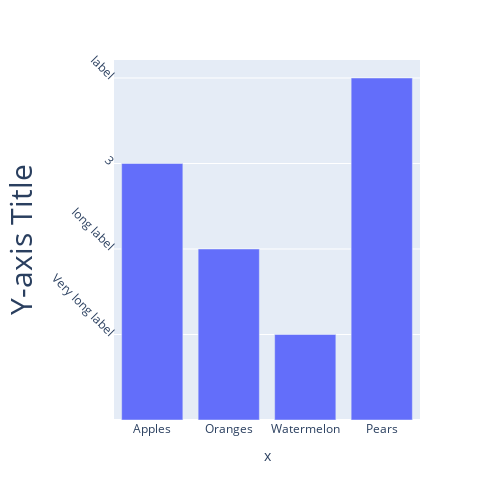

Here is the notebook cell this chart was saved with:
### Code cell
import plotly.graph_objects as go

import plotly.express as px


fig = px.bar(x=["Apples", "Oranges", "Watermelon", "Pears"],
    y=[3, 2, 1, 4])

# fig.add_trace(go.Bar(
#     x=["Apples", "Oranges", "Watermelon", "Pears"],
#     y=[3, 2, 1, 4]
# ))

fig.update_layout(
    autosize=False,
    width=500,
    height=500,
    yaxis=dict(
        title_text="Y-axis Title",
        ticktext=["Very long label", "long label", "3", "label"],
        tickvals=[1, 2, 3, 4],
        tickmode="array",
        titlefont=dict(size=30),
    )
)
fig.update_yaxes(
    tickangle=45
)

fig.update_yaxes(automargin=True)

fig.show()

### Figure 1 — Plotly figure (JSON) as saved in the notebook; plotly's stock layout.template omitted (floating-point values rounded to 4 significant figures)
{"data": [{"alignmentgroup": "True", "hovertemplate": "x=%{x}<br>y=%{y}<extra></extra>", "legendgroup": "", "marker": {"color": "#636efa"}, "name": "", "offsetgroup": "", "orientation": "v", "showlegend": false, "textposition": "auto", "type": "bar", "x": ["Apples", "Oranges", "Watermelon", "Pears"], "xaxis": "x", "y": [3, 2, 1, 4], "yaxis": "y"}], "layout": {"autosize": false, "barmode": "relative", "height": 500, "legend": {"tracegroupgap": 0}, "margin": {"t": 60}, "width": 500, "xaxis": {"anchor": "y", "domain": [0, 1], "title": {"text": "x"}}, "yaxis": {"anchor": "x", "automargin": true, "domain": [0, 1], "tickangle": 45, "tickmode": "array", "ticktext": ["Very long label", "long label", "3", "label"], "tickvals": [1, 2, 3, 4], "title": {"font": {"size": 30}, "text": "Y-axis Title"}}}}
